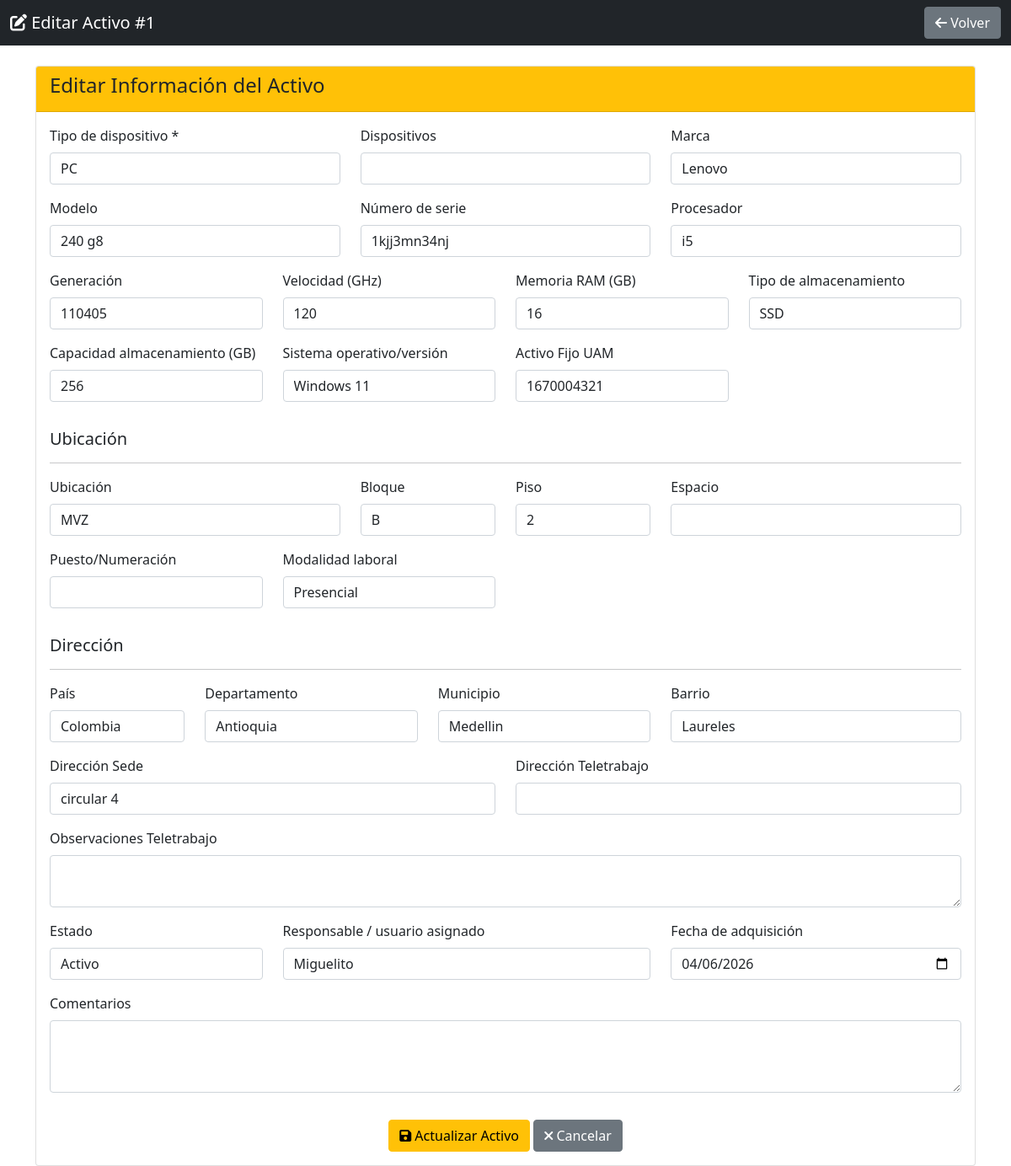
The page /editar/1 on the database its author committed.
### database.py (models this page shows, shortened)
class ActivoTIC(db.Model):
    __tablename__ = 'activos_tic'
    id = db.Column(db.Integer, primary_key=True)
    tipo_dispositivo = db.Column(db.String(50), nullable=False)
    dispositivos = db.Column(db.String(100))
    marca = db.Column(db.String(100))
    modelo = db.Column(db.String(100))
    numero_serie = db.Column(db.String(100), unique=True)
    procesador = db.Column(db.String(100))
    generacion = db.Column(db.String(50))
    velocidad_ghz = db.Column(db.String(20))
    memoria_ram_gb = db.Column(db.String(20))
    tipo_almacenamiento = db.Column(db.String(50))
    capacidad_almacenamiento_gb = db.Column(db.String(50))
    sistema_operativo_version = db.Column(db.String(100))
    activo_fijo_uam = db.Column(db.String(100))
    ubicacion = db.Column(db.String(200))
    bloque = db.Column(db.String(50))
    piso = db.Column(db.String(50))
    espacio = db.Column(db.String(100))
    puesto_numeracion = db.Column(db.String(50))
    modalidad_laboral = db.Column(db.String(50))
    pais = db.Column(db.String(50))
    departamento = db.Column(db.String(50))
    municipio = db.Column(db.String(50))
    barrio = db.Column(db.String(100))
    direccion_sede = db.Column(db.String(200))
    direccion_teletrabajo = db.Column(db.String(200))
    observaciones_teletrabajo = db.Column(db.Text)
    estado = db.Column(db.String(50), default='Activo')
    responsable_usuario = db.Column(db.String(100))
    fecha_adquisicion = db.Column(db.String(20))
    comentarios = db.Column(db.Text)
    fecha_registro = db.Column(db.DateTime, default=datetime.utcnow)

### app.py (the view, shortened to what this page needs)
@app.route('/editar/<int:id>', methods=['GET', 'POST'])
def editar(id):
    activo = ActivoTIC.query.get_or_404(id)
    return render_template('editar.html', activo=activo)

### templates/editar.html (shortened to what this page needs)
<!DOCTYPE html>
<html lang="es">
<head>
    <link href="https://cdn.jsdelivr.net/npm/bootstrap@5.1.3/dist/css/bootstrap.min.css" rel="stylesheet">
    <link rel="stylesheet" href="https://cdnjs.cloudflare.com/ajax/libs/font-awesome/6.0.0/css/all.min.css">
</head>
<body>
    <nav class="navbar navbar-dark bg-dark">
        <div class="container-fluid">
            <span class="navbar-brand mb-0 h1">
                <i class="fas fa-edit"></i> Editar Activo #{{ activo.id }}
            </span>
            <a href="{{ url_for('index') }}" class="btn btn-secondary">
                <i class="fas fa-arrow-left"></i> Volver
            </a>
        </div>
    </nav>
    <div class="container mt-4">
        <div class="card">
            <div class="card-header bg-warning text-dark">
                <h4>Editar Información del Activo</h4>
            </div>
            <div class="card-body">
                <form method="POST">
                    <div class="row">
                        <div class="col-md-4 mb-3">
                            <label class="form-label">Tipo de dispositivo *</label>
                            <select name="tipo_dispositivo" class="form-control" required>
                                <option value="PC" {% if activo.tipo_dispositivo == 'PC' %}selected{% endif %}>PC</option>
                            </select>
                        </div>
                        <div class="col-md-4 mb-3">
                            <label class="form-label">Dispositivos</label>
                            <input type="text" name="dispositivos" class="form-control" value="{{ activo.dispositivos or '' }}">
                        </div>
                        <div class="col-md-4 mb-3">
                            <label class="form-label">Marca</label>
                            <input type="text" name="marca" class="form-control" value="{{ activo.marca or '' }}">
                        </div>
                        <div class="col-md-4 mb-3">
                            <label class="form-label">Modelo</label>
                            <input type="text" name="modelo" class="form-control" value="{{ activo.modelo or '' }}">
                        </div>
                        <div class="col-md-4 mb-3">
                            <label class="form-label">Número de serie</label>
                            <input type="text" name="numero_serie" class="form-control" value="{{ activo.numero_serie or '' }}">
                        </div>
                        <div class="col-md-4 mb-3">
                            <label class="form-label">Procesador</label>
                            <input type="text" name="procesador" class="form-control" value="{{ activo.procesador or '' }}">
                        </div>
                        <div class="col-md-3 mb-3">
                            <label class="form-label">Generación</label>
                            <input type="text" name="generacion" class="form-control" value="{{ activo.generacion or '' }}">
                        </div>
                        <div class="col-md-3 mb-3">
                            <label class="form-label">Velocidad (GHz)</label>
                            <input type="text" name="velocidad_ghz" class="form-control" value="{{ activo.velocidad_ghz or '' }}">
                        </div>
                        <div class="col-md-3 mb-3">
                            <label class="form-label">Memoria RAM (GB)</label>
                            <input type="text" name="memoria_ram_gb" class="form-control" value="{{ activo.memoria_ram_gb or '' }}">
                        </div>
                        <div class="col-md-3 mb-3">
                            <label class="form-label">Tipo de almacenamiento</label>
                            <input type="text" name="tipo_almacenamiento" class="form-control" value="{{ activo.tipo_almacenamiento or '' }}">
                        </div>
                        <div class="col-md-3 mb-3">
                            <label class="form-label">Capacidad almacenamiento (GB)</label>
                            <input type="text" name="capacidad_almacenamiento_gb" class="form-control" value="{{ activo.capacidad_almacenamiento_gb or '' }}">
                        </div>
                        <div class="col-md-3 mb-3">
                            <label class="form-label">Sistema operativo/versión</label>
                            <input type="text" name="sistema_operativo_version" class="form-control" value="{{ activo.sistema_operativo_version or '' }}">
                        </div>
                        <div class="col-md-3 mb-3">
                            <label class="form-label">Activo Fijo UAM</label>
                            <input type="text" name="activo_fijo_uam" class="form-control" value="{{ activo.activo_fijo_uam or '' }}">
                        </div>
                        <div class="col-md-12 mt-3">
                            <h5>Ubicación</h5>
                            <hr>
                        </div>
                        <div class="col-md-4 mb-3">
                            <label class="form-label">Ubicación</label>
                            <input type="text" name="ubicacion" class="form-control" value="{{ activo.ubicacion or '' }}">
                        </div>
                        <div class="col-md-2 mb-3">
                            <label class="form-label">Bloque</label>
                            <input type="text" name="bloque" class="form-control" value="{{ activo.bloque or '' }}">
                        </div>
                        <div class="col-md-2 mb-3">
                            <label class="form-label">Piso</label>
                            <input type="text" name="piso" class="form-control" value="{{ activo.piso or '' }}">
                        </div>
                        <div class="col-md-4 mb-3">
                            <label class="form-label">Espacio</label>
                            <input type="text" name="espacio" class="form-control" value="{{ activo.espacio or '' }}">
                        </div>
                        <div class="col-md-3 mb-3">
                            <label class="form-label">Puesto/Numeración</label>
                            <input type="text" name="puesto_numeracion" class="form-control" value="{{ activo.puesto_numeracion or '' }}">
                        </div>
                        <div class="col-md-3 mb-3">
                            <label class="form-label">Modalidad laboral</label>
                            <select name="modalidad_laboral" class="form-control">
                                <option {% if activo.modalidad_laboral == 'Presencial' %}selected{% endif %}>Presencial</option>
                            </select>
                        </div>
                        <div class="col-md-12 mt-3">
                            <h5>Dirección</h5>
                            <hr>
                        </div>
                        <div class="col-md-2 mb-3">
                            <label class="form-label">País</label>
                            <input type="text" name="pais" class="form-control" value="{{ activo.pais or 'Colombia' }}">
                        </div>
                        <div class="col-md-3 mb-3">
                            <label class="form-label">Departamento</label>
                            <input type="text" name="departamento" class="form-control" value="{{ activo.departamento or '' }}">
                        </div>
                        <div class="col-md-3 mb-3">
                            <label class="form-label">Municipio</label>
                            <input type="text" name="municipio" class="form-control" value="{{ activo.municipio or '' }}">
                        </div>
                        <div class="col-md-4 mb-3">
                            <label class="form-label">Barrio</label>
                            <input type="text" name="barrio" class="form-control" value="{{ activo.barrio or '' }}">
                        </div>
                        <div class="col-md-6 mb-3">
                            <label class="form-label">Dirección Sede</label>
                            <input type="text" name="direccion_sede" class="form-control" value="{{ activo.direccion_sede or '' }}">
                        </div>
                        <div class="col-md-6 mb-3">
                            <label class="form-label">Dirección Teletrabajo</label>
                            <input type="text" name="direccion_teletrabajo" class="form-control" value="{{ activo.direccion_teletrabajo or '' }}">
                        </div>
                        <div class="col-md-12 mb-3">
                            <label class="form-label">Observaciones Teletrabajo</label>
                            <textarea name="observaciones_teletrabajo" class="form-control" rows="2">{{ activo.observaciones_teletrabajo or '' }}</textarea>
                        </div>
                        <div class="col-md-3 mb-3">
                            <label class="form-label">Estado</label>
                            <select name="estado" class="form-control">
                                <option {% if activo.estado == 'Activo' %}selected{% endif %}>Activo</option>
                            </select>
                        </div>
                        <div class="col-md-5 mb-3">
                            <label class="form-label">Responsable / usuario asignado</label>
                            <input type="text" name="responsable_usuario" class="form-control" value="{{ activo.responsable_usuario or '' }}">
                        </div>
                        <div class="col-md-4 mb-3">
                            <label class="form-label">Fecha de adquisición</label>
                            <input type="date" name="fecha_adquisicion" class="form-control" value="{{ activo.fecha_adquisicion or '' }}">
                        </div>
                        <div class="col-md-12 mb-3">
                            <label class="form-label">Comentarios</label>
                            <textarea name="comentarios" class="form-control" rows="3">{{ activo.comentarios or '' }}</textarea>
                        </div>
                    </div>
                    <div class="text-center mt-3">
                        <button type="submit" class="btn btn-warning">
                            <i class="fas fa-save"></i> Actualizar Activo
                        </button>
                        <a href="{{ url_for('index') }}" class="btn btn-secondary">
                            <i class="fas fa-times"></i> Cancelar
                        </a>
                    </div>
                </form>
            </div>
        </div>
    </div>
</body>
</html>

### rows shown on the page
ActivoTIC: id "1", tipo_dispositivo "PC", marca "Lenovo", modelo "240 g8", numero_serie "1kjj3mn34nj", procesador "i5", generacion "110405", velocidad_ghz "120", memoria_ram_gb "16", tipo_almacenamiento "SSD", capacidad_almacenamiento_gb "256", sistema_operativo_version "Windows 11", activo_fijo_uam "1670004321", ubicacion "MVZ", bloque "B", piso "2", modalidad_laboral "Presencial", pais "Colombia", departamento "Antioquia", municipio "Medellin", barrio "Laureles", direccion_sede "circular 4", estado "Activo", responsable_usuario "Miguelito", fecha_adquisicion "04/06/2026"
